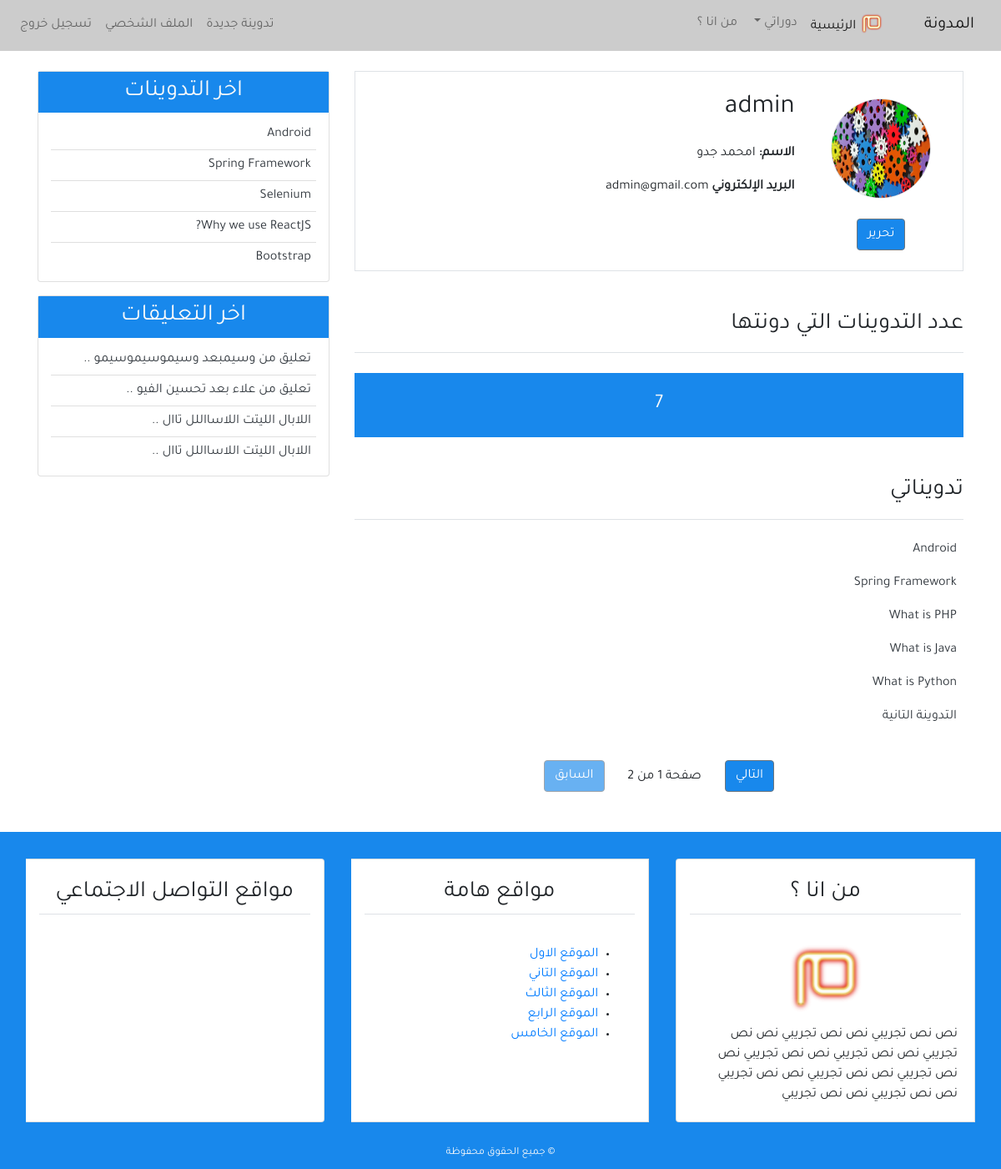
The page /profile/ (signed in) on the database as committed earlier.
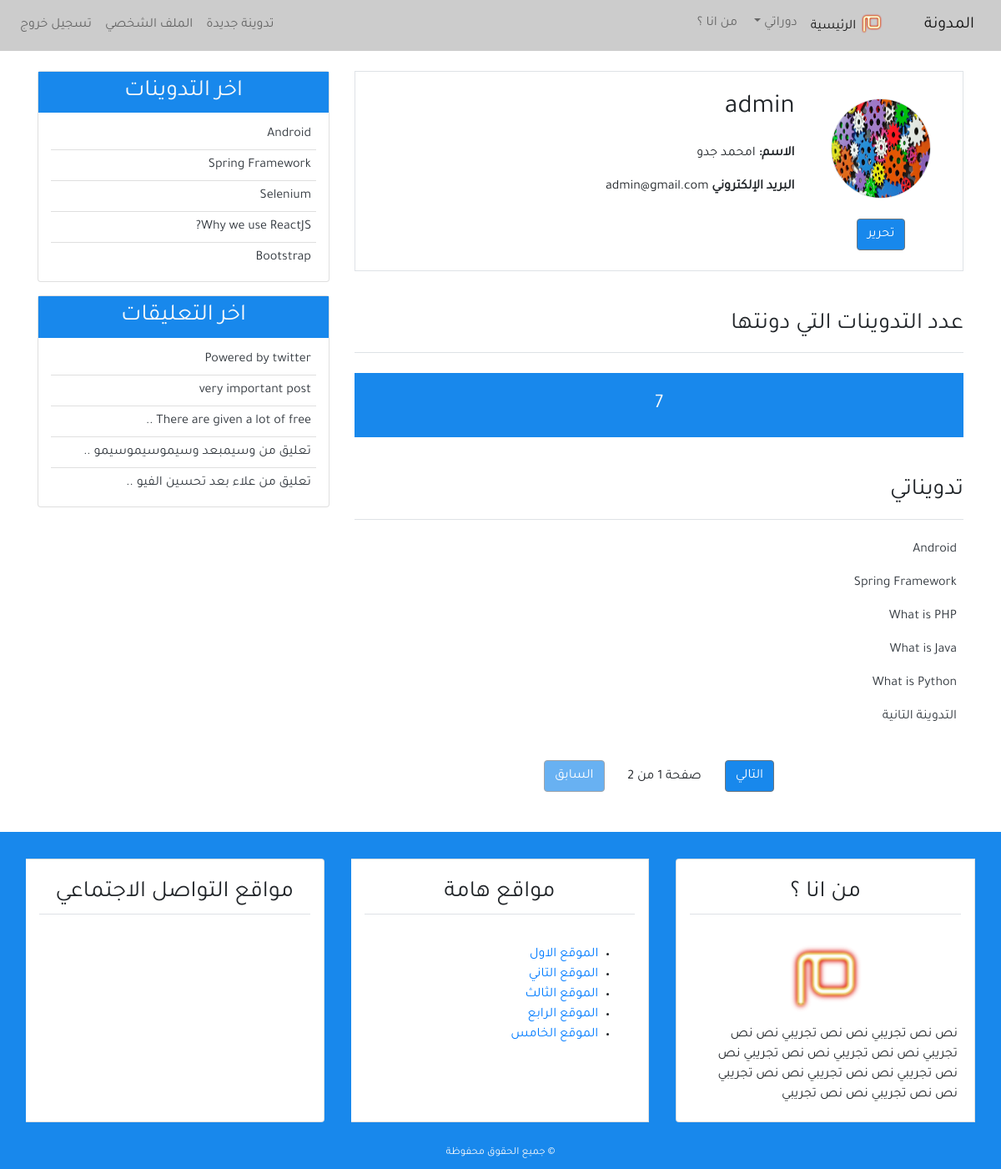
The same page on the database as committed later.
### blog/models.py (models this page shows, shortened)
class Post(models.Model):
    title = models.CharField(max_length=100, blank=True, null=True)
    content = models.TextField()
    post_date = models.DateTimeField(default=timezone.now )
    post_update = models.DateTimeField(auto_now = True)
    author = models.ForeignKey(User, on_delete=models.CASCADE)
    class Meta :
        ordering = ('-post_date',)

class Comment(models.Model):
    name = models.CharField(max_length=50, verbose_name ='الاسم ' )
    email = models.EmailField(verbose_name ='البريد الالكتروني')
    body = models.TextField(verbose_name =' التعليق ')
    comment_date = models.DateTimeField(auto_now_add=True)
    active = models.BooleanField(default=True)
    post = models.ForeignKey(Post, related_name='comments', on_delete=models.CASCADE)
    class Meta :
        ordering = ('-comment_date',)

### user/views.py (the view)
# urls.py: path('profile/',views.profile,name = 'profile'),
@login_required(login_url='login')
def profile(request):
    posts = Post.objects.filter(author = request.user)
    post_list = Post.objects.filter(author = request.user)
    paginator = Paginator(post_list,6)
    page = request.GET.get('page')
    try:
        post_list = paginator.page(page)
    except PageNotAnInteger:
        post_list = paginator.page(1)
    except EmptyPage:
        post_list = paginator.page(paginator.num_page)
    return render(request,'user/profile.html',{
        'title': 'الملف الشخصي ' ,
        'posts' : posts,
        'page':page,
        'post_list':post_list
    })

### blog/templatetags/post_tag.py (called while the page is built)
@register.inclusion_tag('blog/latest_posts.html')  #decorator
def latest_posts() : #simple python function
    context ={
        'l_posts' :Post.objects.all()[0:5]
    }
    return context

@register.inclusion_tag('blog/latest_comments.html')  #decorator
def latest_comments() : #simple python function
    context ={
        'l_comments' : Comment.objects.filter(active = True)[:5],
    }
    return context

### user/templates/user/profile.html (shortened to what this page needs)
{% extends 'blog/base.html' %}
{% block content %}
    <div class="border p-4 mb-5 ">
   <div class="row">
   <div class="col-md-3 text-center">
   <img class="img-fluid rounded-circle  border m-2" style="width: 120px; height:120px;"
   src="{{ user.profile.image.url }}"
   alt="صورة الناشر"
   >
   <div class="mt-3">
       <a class="btn btn-secondary bg-secondary" href="#">    تحرير  </a>
   </div>
   </div>
   <div class="col-md-9">
    <h2 class="mb-4">{{user.username}} </h2>
    <p class="font-weight-bold">الاسم: <span class="font-weight-normal"> {{user.first_name}}  {{user.last_name}} </span></p>
    <p class="font-weight-bold"> البريد الإلكتروني <span class="font-weight-normal">{{user.email}}</span></p>
   </div>
        </div>
</div>
<div class="row">
<div class="col-md">
    <h3 class="border-bottom pb-3 mb-4">
        عدد التدوينات التي دونتها
    </h3>
    <h4 class="bg-secondary text-center p-4 text-light">
  {{posts.count}}
    </h4>
    <h3 class="border-bottom mb-4 pb-3 mt-5">تدويناتي</h3>
    {% for post  in post_list  %}
        <ul class="pr-2">
            <a class="text-dark" href="{% url 'detail' post.pk %}"> {{post.title}} </a>
        </ul>
        {% empty %}
        <h4 class="text-center mb-5">لا يوجد تدوينات</h4>
        {% endfor %}
{% include "blog/pagination.html" with page=post_list %}
</div>
</div>
{% endblock content %}

### blog/templates/blog/latest_posts.html
<ul class="list-group-flush latest-post">
    {% for post  in l_posts  %}
      <li class="list-group-item latest-post-item" >
           <a class="text-dark" href="{% url 'detail' post.pk  %}"> {{post.title}} </a>
      </li>
    {% endfor %}
</ul>

### blog/templates/blog/latest_comments.html
<ul class="list-group-flush latest-comment">
    {% for comment  in l_comments  %}
      <li class="list-group-item latest-comment-item" >
           <a class="text-dark" href="{% url 'detail' comment.post.pk  %}">
            {% if comment.body|length > 25 %}
            {{comment.body|slice:'30'}} ..
            {% else %}
            {{comment.body}}
            {% endif %}
          </a>
      </li>
      {% empty %}
      <li class="list-group-item latest-comment-item" >  لا يوجد تعليقات </li>
    {% endfor %}
</ul>

Rows that differ between the two databases and show on the page:
no longer on this page (row unchanged): Comment: body "اللابال الليتت اللاسااللل تاال"
no longer on this page (row unchanged): Comment: body "اللابال الليتت اللاسااللل تاال"
added Comment: body "Powered by twitter"
added Comment: body "very important post"
added Comment: body "There are given a lot of free"
